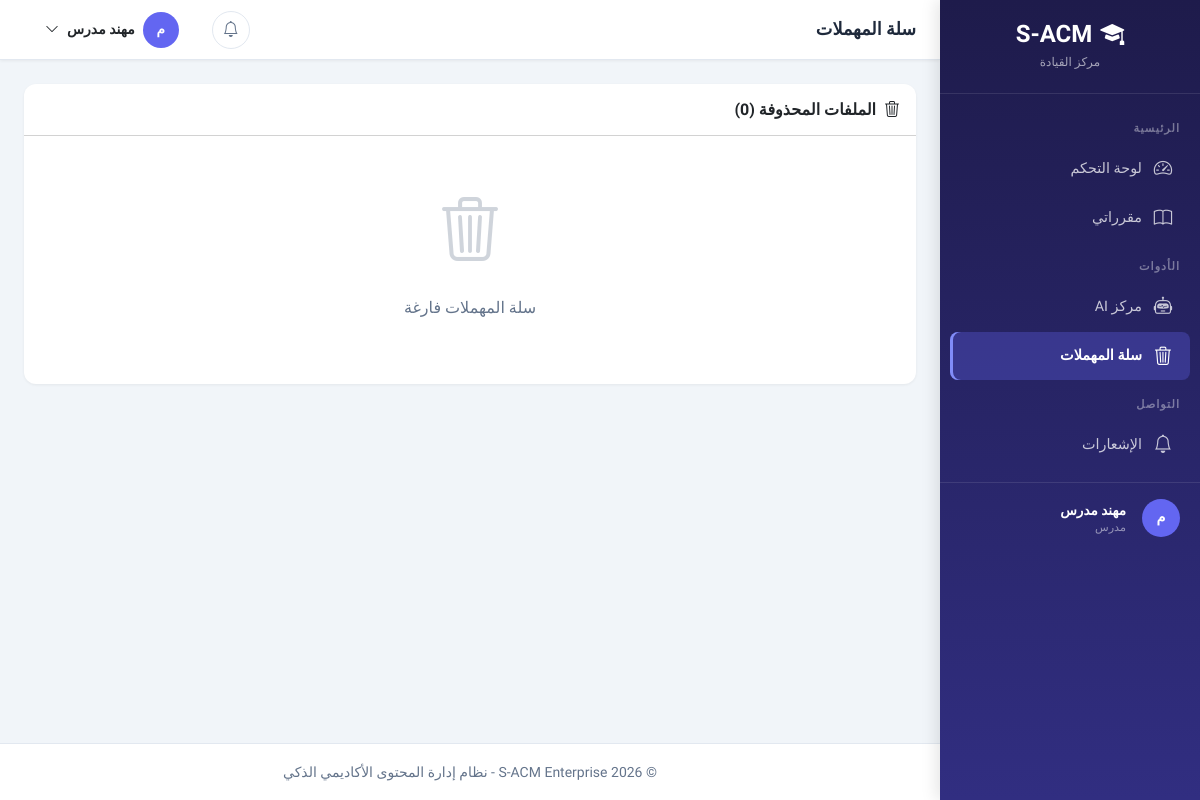
The page /instructor/trash/ (signed in) on the database as committed earlier.
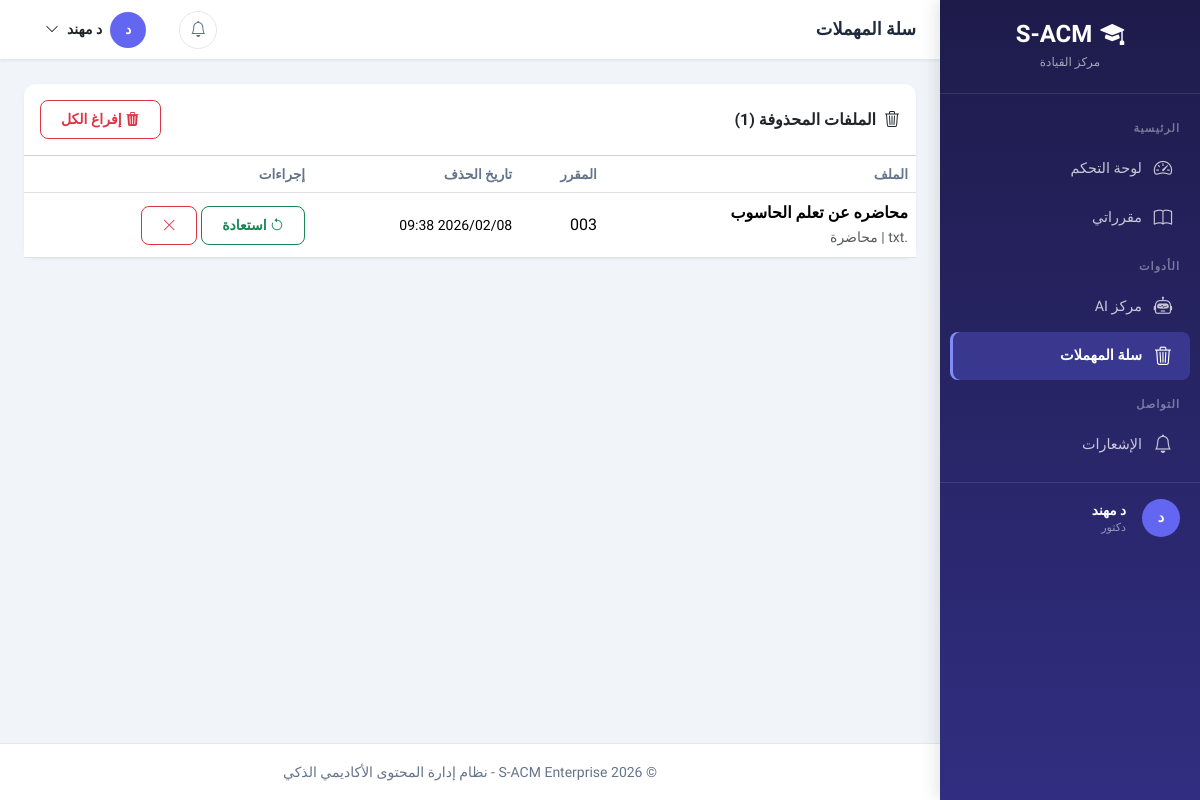
The same page on the database as committed later.
### apps/accounts/models.py (models this page shows, shortened)
class User(AbstractBaseUser, PermissionsMixin):
    ACCOUNT_STATUS_CHOICES = [
        ('inactive', 'غير مفعّل'),
        ('active', 'مفعّل'),
        ('suspended', 'موقوف'),
    ]
    academic_id = models.CharField(
        max_length=50,
        unique=True,
        verbose_name='الرقم الأكاديمي/الوظيفي',
        help_text='الرقم الأكاديمي للطالب أو الرقم الوظيفي للموظف'
    )
    id_card_number = models.CharField(
        max_length=50,
        unique=True,
        verbose_name='رقم البطاقة الشخصية',
        help_text='يستخدم للتحقق من الهوية عند التفعيل'
    )
    full_name = models.CharField(
        max_length=150,
        verbose_name='الاسم الكامل'
    )
    email = models.EmailField(
        unique=True,
        blank=True,
        null=True,
        verbose_name='البريد الإلكتروني',
        help_text='يتم تعيينه عند التفعيل'
    )
    account_status = models.CharField(
        max_length=20,
        choices=ACCOUNT_STATUS_CHOICES,
        default='inactive',
        verbose_name='حالة الحساب'
    )
    role = models.ForeignKey(
        Role,
        on_delete=models.PROTECT,
        related_name='users',
        verbose_name='الدور',
        null=True,
        blank=True
    )
    major = models.ForeignKey(
        Major,
        on_delete=models.SET_NULL,
        related_name='students',
        verbose_name='التخصص',
        null=True,
        blank=True,
        help_text='للطلاب فقط'
    )
    level = models.ForeignKey(
        Level,
        on_delete=models.SET_NULL,
        related_name='students',
        verbose_name='المستوى',
        null=True,
        blank=True,
        help_text='للطلاب فقط'
    )
    is_staff = models.BooleanField(default=False, verbose_name='موظف')
    is_active = models.BooleanField(default=True, verbose_name='نشط')
    date_joined = models.DateTimeField(default=timezone.now, verbose_name='تاريخ الانضمام')
    last_login = models.DateTimeField(null=True, blank=True, verbose_name='آخر تسجيل دخول')
    profile_picture = models.ImageField(
        upload_to='profiles/',
        blank=True,
        null=True,
        verbose_name='صورة الملف الشخصي'
    )
    phone_number = models.CharField(
        max_length=20,
        blank=True,
        null=True,
        verbose_name='رقم الهاتف'
    )
    objects = UserManager()
    USERNAME_FIELD = 'academic_id'
    REQUIRED_FIELDS = ['full_name', 'id_card_number']
    class Meta:
        db_table = 'users'
        verbose_name = 'مستخدم'
        verbose_name_plural = 'المستخدمون'
        indexes = [
            models.Index(fields=['academic_id']),
            models.Index(fields=['email']),
            models.Index(fields=['account_status']),
        ]
    def is_admin(self):
        return self.role and self.role.code == Role.ADMIN
    def is_instructor(self):
        return self.role and self.role.code == Role.INSTRUCTOR
    def is_student(self):
        return self.role and self.role.code == Role.STUDENT

class Role(models.Model):
    ADMIN = 'admin'
    INSTRUCTOR = 'instructor'
    STUDENT = 'student'
    code = models.CharField(
        max_length=50,
        unique=True,
        verbose_name='كود الدور',
        help_text='معرف فريد للدور (بالإنجليزية، مثل: admin, instructor)'
    )
    display_name = models.CharField(
        max_length=100,
        verbose_name='اسم العرض',
        help_text='الاسم الذي يظهر للمستخدم'
    )
    description = models.TextField(
        blank=True,
        null=True,
        verbose_name='وصف الدور'
    )
    is_system = models.BooleanField(
        default=False,
        verbose_name='دور نظام',
        help_text='الأدوار الافتراضية التي لا يمكن حذفها'
    )
    is_active = models.BooleanField(
        default=True,
        verbose_name='نشط'
    )
    created_at = models.DateTimeField(auto_now_add=True, verbose_name='تاريخ الإنشاء')
    updated_at = models.DateTimeField(auto_now=True, verbose_name='تاريخ التحديث')
    class Meta:
        db_table = 'roles'
        verbose_name = 'دور'
        verbose_name_plural = 'الأدوار'
        ordering = ['-is_system', 'display_name']

### apps/courses/models.py (models this page shows, shortened)
class LectureFile(models.Model):
    CONTENT_TYPE_CHOICES = [
        ('local_file', 'ملف محلي'),
        ('external_link', 'رابط خارجي'),
    ]
    FILE_TYPE_CHOICES = [
        ('Lecture', 'محاضرة'),
        ('Summary', 'ملخص'),
        ('Exam', 'اختبار'),
        ('Assignment', 'واجب'),
        ('Reference', 'مرجع'),
        ('Other', 'أخرى'),
    ]
    course = models.ForeignKey(
        Course,
        on_delete=models.CASCADE,
        related_name='files',
        verbose_name='المقرر'
    )
    uploader = models.ForeignKey(
        settings.AUTH_USER_MODEL,
        on_delete=models.SET_NULL,
        null=True,
        related_name='uploaded_files',
        verbose_name='رافع الملف'
    )
    title = models.CharField(
        max_length=255,
        verbose_name='عنوان الملف'
    )
    description = models.TextField(
        blank=True,
        null=True,
        verbose_name='وصف الملف'
    )
    content_type = models.CharField(
        max_length=20,
        choices=CONTENT_TYPE_CHOICES,
        default='local_file',
        verbose_name='نوع المحتوى'
    )
    local_file = models.FileField(
        upload_to=lecture_file_path,
        blank=True,
        null=True,
        verbose_name='الملف المحلي'
    )
    external_link = models.URLField(
        max_length=512,
        blank=True,
        null=True,
        verbose_name='الرابط الخارجي'
    )
    file_type = models.CharField(
        max_length=50,
        choices=FILE_TYPE_CHOICES,
        default='Lecture',
        verbose_name='تصنيف الملف'
    )
    file_size = models.BigIntegerField(
        blank=True,
        null=True,
        verbose_name='حجم الملف (بايت)'
    )
    file_extension = models.CharField(
        max_length=20,
        blank=True,
        null=True,
        verbose_name='امتداد الملف'
    )
    mime_type = models.CharField(
        max_length=100,
        blank=True,
        null=True,
        verbose_name='نوع MIME'
    )
    upload_date = models.DateTimeField(
        auto_now_add=True,
        verbose_name='تاريخ الرفع'
    )
    updated_at = models.DateTimeField(
        auto_now=True,
        verbose_name='تاريخ التحديث'
    )
    is_visible = models.BooleanField(
        default=True,
        verbose_name='مرئي للطلاب',
        help_text='للتحكم في ظهور الملف للطلاب'
    )
    is_deleted = models.BooleanField(
        default=False,
        verbose_name='محذوف',
        help_text='Soft delete - الملف لا يظهر لكنه موجود في قاعدة البيانات'
    )
    deleted_at = models.DateTimeField(
        blank=True,
        null=True,
        verbose_name='تاريخ الحذف'
    )
    download_count = models.PositiveIntegerField(
        default=0,
        verbose_name='عدد التحميلات'
    )
    view_count = models.PositiveIntegerField(
        default=0,
        verbose_name='عدد المشاهدات'
    )
    class Meta:
        db_table = 'lectures_files'
        verbose_name = 'ملف محاضرة'
        verbose_name_plural = 'ملفات المحاضرات'
        ordering = ['-upload_date']
        indexes = [
            models.Index(fields=['course', 'file_type']),
            models.Index(fields=['upload_date']),
            models.Index(fields=['is_visible', 'is_deleted']),
            models.Index(fields=['course', 'is_visible'], name='idx_lf_course_vis'),
            models.Index(fields=['uploader', 'is_deleted'], name='idx_lf_uploader_del'),
            models.Index(fields=['uploader', 'is_deleted', 'upload_date'], name='idx_lf_upload_stats'),
            models.Index(fields=['course', 'is_visible', 'is_deleted'], name='idx_lf_crs_vis_del'),
        ]

class Course(models.Model):
    course_name = models.CharField(
        max_length=150,
        verbose_name='اسم المقرر'
    )
    course_code = models.CharField(
        max_length=20,
        unique=True,
        verbose_name='رمز المقرر'
    )
    description = models.TextField(
        blank=True,
        null=True,
        verbose_name='وصف المقرر'
    )
    level = models.ForeignKey(
        'accounts.Level',
        on_delete=models.PROTECT,
        related_name='courses',
        verbose_name='المستوى'
    )
    semester = models.ForeignKey(
        'accounts.Semester',
        on_delete=models.PROTECT,
        related_name='courses',
        verbose_name='الفصل الدراسي'
    )
    credit_hours = models.PositiveIntegerField(
        default=3,
        verbose_name='الساعات المعتمدة'
    )
    is_active = models.BooleanField(
        default=True,
        verbose_name='نشط'
    )
    created_at = models.DateTimeField(
        auto_now_add=True,
        verbose_name='تاريخ الإنشاء'
    )
    updated_at = models.DateTimeField(
        auto_now=True,
        verbose_name='تاريخ التحديث'
    )
    class Meta:
        db_table = 'courses'
        verbose_name = 'مقرر'
        verbose_name_plural = 'المقررات'
        ordering = ['course_code']
        indexes = [
            models.Index(fields=['course_code']),
            models.Index(fields=['level', 'semester']),
        ]

### apps/instructor/views.py (the view)
# urls.py: path('trash/', views.TrashListView.as_view(), name='trash_list'),
class TrashListView(LoginRequiredMixin, InstructorRequiredMixin, ListView):
    template_name = 'instructor/trash.html'
    context_object_name = 'deleted_files'
    def get_queryset(self):
        return LectureFile.objects.filter(
            uploader=self.request.user, is_deleted=True
        ).select_related('course').order_by('-deleted_at')
    def get_context_data(self, **kwargs):
        context = super().get_context_data(**kwargs)
        context['active_page'] = 'trash'
        return context

### apps/accounts/views/mixins.py (called while the page is built)
    def test_func(self):
        return self.request.user.is_authenticated and (
            self.request.user.is_instructor() or self.request.user.is_admin()
        )

### apps/core/context_processors.py (called while the page is built, shortened)
def site_settings(request):
    return {
        'SITE_NAME': 'S-ACM',
        'SITE_FULL_NAME': 'نظام إدارة المحتوى الأكاديمي الذكي',
        'SITE_VERSION': '1.0.0',
        'DEBUG': settings.DEBUG,
    }

def user_notifications(request):
    return {'unread_count': 0}

def user_role_info(request):
    if request.user.is_authenticated:
        role = request.user.role
        menu_items = getattr(request, 'menu_items', [])
        user_permissions = getattr(request, 'user_permissions', set())
        return {
            'user_role': role.display_name if role else None,
            'user_role_code': role.code if role else None,
            'is_admin': request.user.is_admin(),
            'is_instructor': request.user.is_instructor(),
            'is_student': request.user.is_student(),
            'menu_items': menu_items,
            'user_permissions': user_permissions,
            'has_perm': lambda p: '__all__' in user_permissions or p in user_permissions,
        }

### templates/instructor/trash.html (shortened to what this page needs)
{% extends 'layouts/dashboard_base.html' %}
{% block page_title %}سلة المهملات{% endblock %}
{% block dashboard_content %}
<div class="card">
    <div class="card-header bg-transparent d-flex justify-content-between align-items-center py-3">
        <h6 class="mb-0 fw-bold"><i class="bi bi-trash3 me-2"></i>الملفات المحذوفة ({{ deleted_files|length }})</h6>
        {% if deleted_files %}
        <form method="post" action="{% url 'instructor:trash_empty' %}" onsubmit="return confirm('إفراغ سلة المهملات نهائياً؟ لا يمكن التراجع!')">
            <button class="btn btn-sm btn-outline-danger"><i class="bi bi-trash3-fill me-1"></i>إفراغ الكل</button>
        </form>
        {% endif %}
    </div>
    <div class="card-body p-0">
        {% if deleted_files %}
        <div class="table-responsive">
            <table class="table table-hover mb-0">
                <thead><tr><th>الملف</th><th>المقرر</th><th>تاريخ الحذف</th><th>إجراءات</th></tr></thead>
                <tbody>
                {% for file in deleted_files %}
                <tr>
                    <td><div class="fw-semibold">{{ file.title }}</div><small class="text-muted">{{ file.file_extension|default:"-" }} | {{ file.get_file_type_display }}</small></td>
                    <td>{{ file.course.course_code }}</td>
                    <td><small>{{ file.deleted_at|date:"Y/m/d H:i" }}</small></td>
                    <td>
                        <form method="post" action="{% url 'instructor:trash_restore' file.pk %}" class="d-inline">{% csrf_token %}<button class="btn btn-sm btn-outline-success" title="استعادة"><i class="bi bi-arrow-counterclockwise"></i> استعادة</button></form>
                        <form method="post" action="{% url 'instructor:trash_destroy' file.pk %}" class="d-inline" onsubmit="return confirm('حذف نهائي؟ لا يمكن التراجع!')">{% csrf_token %}<button class="btn btn-sm btn-outline-danger" title="حذف نهائي"><i class="bi bi-x-lg"></i></button></form>
                    </td>
                </tr>
                {% endfor %}
                </tbody>
            </table>
        </div>
        {% else %}
        <div class="empty-state py-5"><i class="bi bi-trash3 d-block"></i><p>سلة المهملات فارغة</p></div>
        {% endif %}
    </div>
</div>
{% endblock %}

### templates/layouts/dashboard_base.html (shortened to what the changed rows need)
{% load static %}
<!DOCTYPE html>
<html lang="ar" dir="rtl">
<head>
    <link href="https://cdn.jsdelivr.net/npm/bootstrap@5.3.2/dist/css/bootstrap.rtl.min.css" rel="stylesheet">
    <link href="https://cdn.jsdelivr.net/npm/bootstrap-icons@1.11.3/font/bootstrap-icons.css" rel="stylesheet">
</head>
<body>
    <nav class="sidebar" id="sidebar">
        <div style="padding: 16px 20px; margin-top: auto; border-top: 1px solid rgba(255,255,255,0.1);">
            <div class="d-flex align-items-center gap-3">
                <div class="avatar-circle" style="width:38px;height:38px;font-size:0.9rem;">
                    {{ request.user.full_name|slice:":1"|upper }}
                </div>
                <div>
                    <div style="color:#fff;font-size:0.85rem;font-weight:600;">{{ request.user.full_name|truncatechars:16 }}</div>
                    <div style="color:rgba(255,255,255,0.5);font-size:0.7rem;">{{ user_role|default:"مستخدم" }}</div>
                </div>
            </div>
        </div>
    </nav>
    <div class="main-wrapper">
        <header class="top-navbar">
            <div class="nav-actions">
                <div class="dropdown">
                    <button class="d-flex align-items-center gap-2 btn btn-link text-dark text-decoration-none" data-bs-toggle="dropdown">
                        <div class="avatar-circle">{{ request.user.full_name|slice:":1"|upper }}</div>
                        <span class="d-none d-md-inline small">{{ request.user.full_name|truncatechars:12 }}</span>
                        <i class="bi bi-chevron-down small"></i>
                    </button>
                </div>
            </div>
        </header>
        <main class="page-content">
            {% block dashboard_content %}{% endblock %}
        </main>
    </div>
</body>
</html>

Rows that differ between the two databases and show on the page:
changed User: user.full_name "م" → "د"; user.full_name "مهند مدرس" → "د مهند"
changed Role: display_name "مدرس" → "دكتور"
now on this page (row edited): LectureFile: title "محاضره عن تعلم الحاسوب", file_extension ".txt", file_type "محاضرة", course.course_code "003", deleted_at "2026/02/08 09:38"
Other text that changed with them:
{{ deleted_files|length }}: "0" → "1"
text no longer shown: "سلة المهملات فارغة"
text now shown: "إفراغ الكل الملف المقرر تاريخ الحذف إجراءات"
